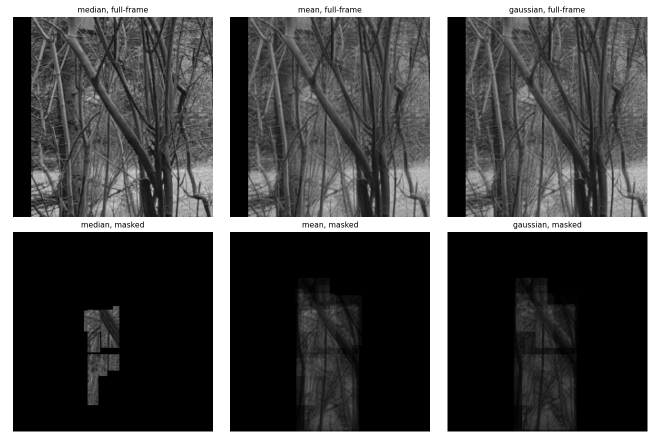
#> input picture tracking/integrated_image_comparison.png, 1320 x 880 px (shown at 1/2 size)
$ python -i preprocess.py   (imports and definitions only)
#> lines starting #> are read from the running program, lines starting #| are printed output that depends on the picture; after the words box and inside, x2 and y2 are one past the last pixel; in counts of white or black regions, pixels touching at a corner belong together
#> further down, picture is the input picture: shape (880, 1320, 3); min 0, max 255, mean 78.9
import numpy as np
import cv2


def foreground_mask(frames: np.ndarray, bg_frames: int = None, var_threshold: float = 16.0,
                    warmup_frames: np.ndarray = None, adaptive_learning_rate: bool = False) -> np.ndarray:
    """MOG2 background subtraction over a [T, H, W] uint8 grayscale stack.
    Returns a [T, H, W] uint8 binary mask (0/255).

    warmup_frames: optional [Tw, H, W] stack of person-absent frames from the same
    (static-camera) sequence, run through the subtractor first and discarded, so it can
    learn e.g. wind-blown foliage as a legitimate multi-modal background state before ever
    seeing the actual window. Without this, every window starts from zero history, so
    anything with visual variability - vegetation motion included - looks exactly as "new"
    to the model as a real person does. cv2's MOG2 save()/read() roundtrip does not
    actually restore usable state (verified empirically - a reloaded model misbehaves like
    a brand-new one), so warm-up must be re-run per window rather than cached/cloned.
    bg_frames defaults to len(warmup_frames) when given (unless explicitly overridden), so
    the adaptation rate (learning_rate ~= 1/history) matches how much warm-up was fed in.

    adaptive_learning_rate: when True, use an explicit per-frame learning rate of
    1/min(frames_seen_so_far, bg_frames) instead of leaving it at MOG2's default (a fixed
    ~1/bg_frames from frame 0). Needed for track_sequence.track_windows_in_sequence, which
    processes a whole sequence with one fixed bg_frames covering both early windows (few
    real frames elapsed) and late ones (many elapsed) - a fixed history tuned for "fully
    warmed" leaves early windows under-adapted (verified empirically: bg_frames=100 with
    only ~38 real frames elapsed left a window barely learned at all, far worse than when
    history was set to match the actual elapsed count). This schedule starts fast (learn
    strongly from what little data exists) and settles to the configured rate once enough
    real frames have accumulated. Off by default - track_window's existing, already-
    validated single-window behavior is unaffected.
    """
#> called with bg_frames = 30, var_threshold = 16, adaptive_learning_rate = False
    if bg_frames is None:
        bg_frames = len(warmup_frames) if warmup_frames is not None else 5
    subtractor = cv2.createBackgroundSubtractorMOG2(history=bg_frames, varThreshold=var_threshold,
                                                     detectShadows=False)
    frames_seen = 0
    if warmup_frames is not None:
        for wf in warmup_frames:
            lr = 1.0 / min(frames_seen + 1, bg_frames) if adaptive_learning_rate else -1
            subtractor.apply(wf, learningRate=lr)
            frames_seen += 1
    masks = np.zeros_like(frames, dtype=np.uint8)
    for t in range(frames.shape[0]):
        lr = 1.0 / min(frames_seen + 1, bg_frames) if adaptive_learning_rate else -1
        masks[t] = subtractor.apply(frames[t], learningRate=lr)
        frames_seen += 1
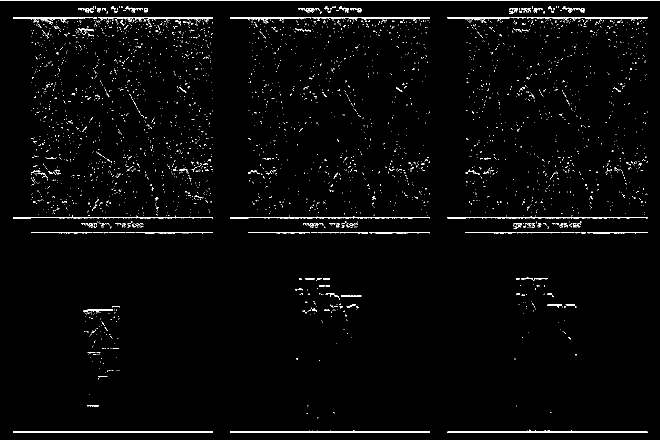
#> masks: shape (880, 1320, 3) (shown at 1/2 size); 2.3% white in thin lines or dots
#> after the loop, frames_seen = 880
    return masks


def refine_mask(masks: np.ndarray, close_kernel_size: int = 6, open_kernel_size: int = 4) -> np.ndarray:
    """Morphological close then open, per frame, on a [T, H, W] binary mask stack."""
#> called with close_kernel_size = 3, open_kernel_size = 2
    close_k = np.ones((close_kernel_size, close_kernel_size), np.uint8)
#> close_k = [[1, 1, 1], [1, 1, 1], [1, 1, 1]]
    open_k = np.ones((open_kernel_size, open_kernel_size), np.uint8)
    refined = np.zeros_like(masks, dtype=np.uint8)
    for t in range(masks.shape[0]):
        m = (masks[t] > 0).astype(np.uint8) * 255
        m = cv2.morphologyEx(m, cv2.MORPH_CLOSE, close_k)
        m = cv2.morphologyEx(m, cv2.MORPH_OPEN, open_k)
        refined[t] = m
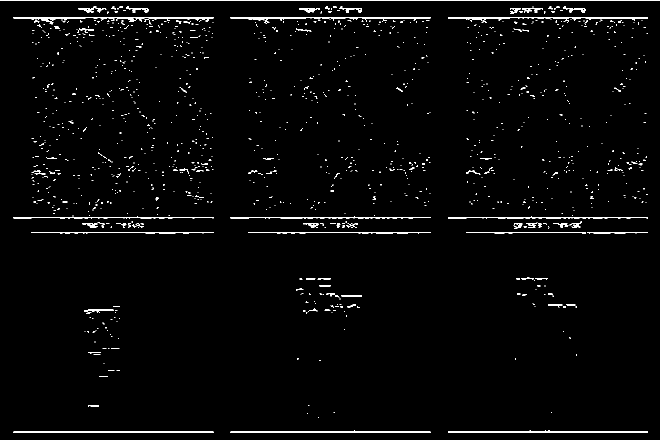
#> refined: shape (880, 1320, 3) (shown at 1/2 size); 2.1% white in thin lines or dots
    return refined


def filter_by_shape(masks: np.ndarray, min_area: float = 50, min_solidity: float = 0.1) -> np.ndarray:
    """Keep only contours passing area/solidity thresholds, per frame, on a [T, H, W] mask stack."""
#> called with min_area = 10, min_solidity = 0.1
    clean = np.zeros_like(masks, dtype=np.uint8)
#> clean: shape (880, 1320, 3); every value is 0
    for t in range(masks.shape[0]):
        frame = (masks[t] > 0).astype(np.uint8)
        contours, _ = cv2.findContours(frame, cv2.RETR_EXTERNAL, cv2.CHAIN_APPROX_SIMPLE)
        out = np.zeros_like(frame)
        for cnt in contours:
            area = cv2.contourArea(cnt)
            if area < min_area:
                continue
            hull_area = cv2.contourArea(cv2.convexHull(cnt))
            solidity = area / hull_area if hull_area > 0 else 0.0
            if solidity >= min_solidity:
                cv2.drawContours(out, [cnt], -1, 1, -1)
        clean[t] = out * 255
#> this loop made 880 passes
#> contours on passes 1, 14, 15: [[[0, 0], [0, 1319], [2, 1319], [2, 0]]], 11 contours, all with area under 20, 11 contours, all with area under 20
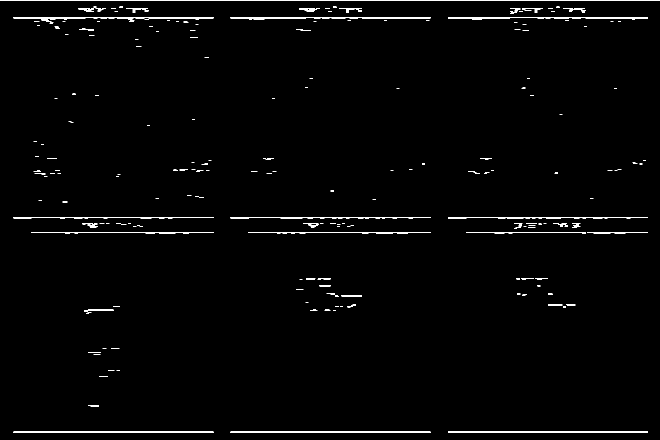
#> clean: shape (880, 1320, 3) (shown at 1/2 size); 1.6% white; 229 white regions (157 under 20 px), largest, box (x1, y1, x2, y2) and area: (0, 0, 1320, 1) 1320, (27, 34, 427, 43) 1259, (461, 34, 861, 40) 1200
    return clean


def estimate_person_height(frames: np.ndarray, bg_frames: int = 30, var_threshold: float = 16.0,
                           iters: int = 4) -> float:
    """Estimate the typical person height, in pixels, from the footage itself - no ground
    truth, no per-dataset constant. Returns one number per sequence.

    This is what makes the rest of the tracker's parameters scale-free: every pixel
    constant downstream (association gate, merge radius, expected blob height, minimum
    area, morphology kernels, Kalman covariances) can be expressed as a multiple of this,
    instead of being measured once on one dataset at one resolution and then silently
    wrong anywhere people appear at a different size. See
    docs/blob_tracker/deepsort_blob_scoring_compatibility.md, "Step 1b".

    Why it is not just "the tallest foreground blob": under fragmented occlusion a person
    is broken into pieces, so raw connected-component heights badly underestimate - and,
    worse, they underestimate by a factor that itself depends on scale (measured on
    multi-scale KTH: p95 of raw component heights grew only ~1.35x when real person height
    grew 2x, because a fixed-pixel front-end splits a large person into relatively smaller
    pieces than a small one). Any parameterization built on such an estimate is not
    actually scale-invariant, however carefully its coefficients are fitted.

    So: bridge the fragments back together before measuring. Dilate by a radius taken from
    the current height estimate, measure again, iterate to a fixed point. The only pixel
    quantity inside the loop is that radius, and it is itself derived from the estimate, so
    the procedure carries no absolute scale of its own. Measured on KTH resized to
    0.5x/1x/2x it returns 60/122/253px against true heights of 64/128/256 - equivariant,
    and within ~5% of the truth from occluded footage alone.

    Uses a deliberately small fixed min_area and small morphology kernels: those would
    otherwise be scale-specific tuning inside the very function whose job is to discover
    the scale.
    """
    masks = filter_by_shape(refine_mask(foreground_mask(frames, bg_frames=bg_frames,
                                                        var_threshold=var_threshold),
                                        close_kernel_size=3, open_kernel_size=2),
                            min_area=10, min_solidity=0.1)
    binaries = [(masks[t] > 0).astype(np.uint8) for t in range(masks.shape[0])]
#> binaries = 880 items

    height, radius = 1.0, 1
    for _ in range(iters):
        heights = []
        for m in binaries:
            if radius > 1:
                m = cv2.dilate(m, np.ones((radius, radius), np.uint8))
            n, _, stats, _ = cv2.connectedComponentsWithStats(m, connectivity=8)
            heights.extend(max(stats[i, cv2.CC_STAT_HEIGHT] - (radius - 1), 1) for i in range(1, n)
                           if stats[i, cv2.CC_STAT_AREA] >= 10)
        if not heights:
            return 1.0
        height = float(np.percentile(heights, 95))
        radius = max(1, int(round(0.25 * height)))  # bridge gaps up to a quarter of a body
#> after the loop, m = 1320 rows, first 8: [0, 0, 0], [0, 0, 0], [0, 0, 0], [0, 0, 0], [0, 0, 0], [0, 0, 0], [0, 0, 0], [0, 0, 0]
    return height

>>> import cv2
>>> picture = cv2.imread('../integrated_image_comparison.png')
>>> result = estimate_person_height(picture)
#> result = 355

$ run again, on tracking/merge_visualization.png
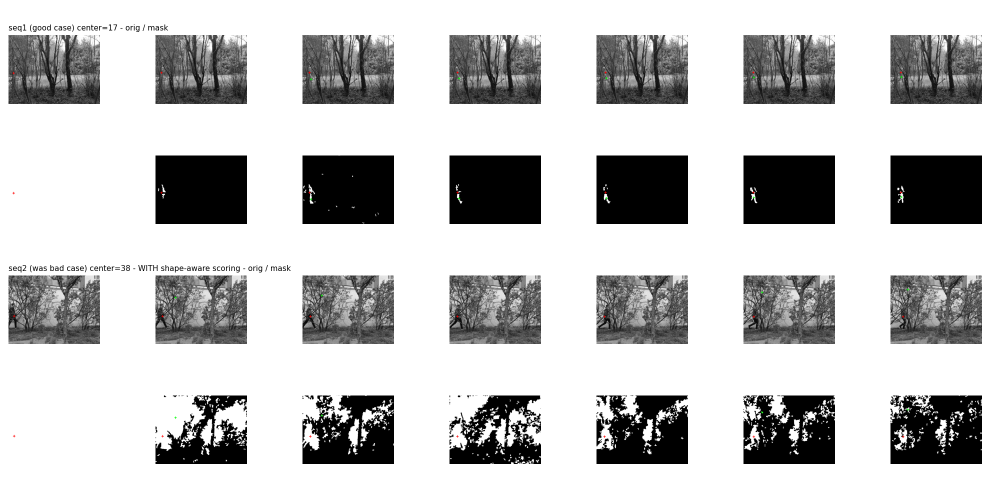
#> input picture tracking/merge_visualization.png, 1980 x 990 px (shown at 1/2 size)
#> picture is the input picture: shape (990, 1980, 3); mean B, G, R 193.9, 194, 194
#> after the loop in foreground_mask, `for t in range(frames.shape[0]):`: frames_seen = 990
#> close_k = [[1, 1, 1], [1, 1, 1], [1, 1, 1]]
#> after the loop in refine_mask, `for t in range(masks.shape[0]):`:
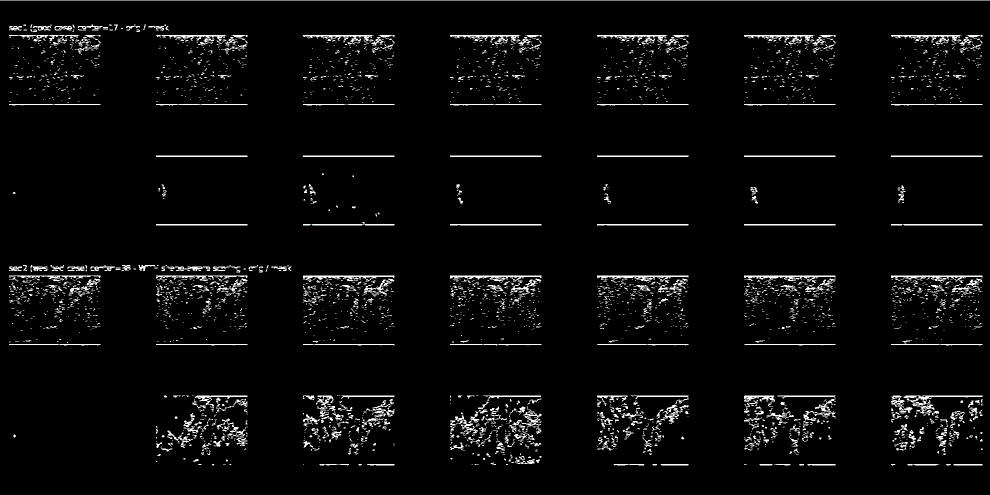
#> refined: shape (990, 1980, 3) (shown at 1/2 size); mean B, G, R 10, 10, 10
#> the loop in filter_by_shape, `for t in range(masks.shape[0]):` made 990 passes
#> contours on passes 1, 50, 51: [[[0, 0], [0, 1979], [2, 1979], [2, 0]]], 10 contours, all with area under 20, 10 contours, all with area under 20
#> after the loop in filter_by_shape, `for t in range(masks.shape[0]):`:
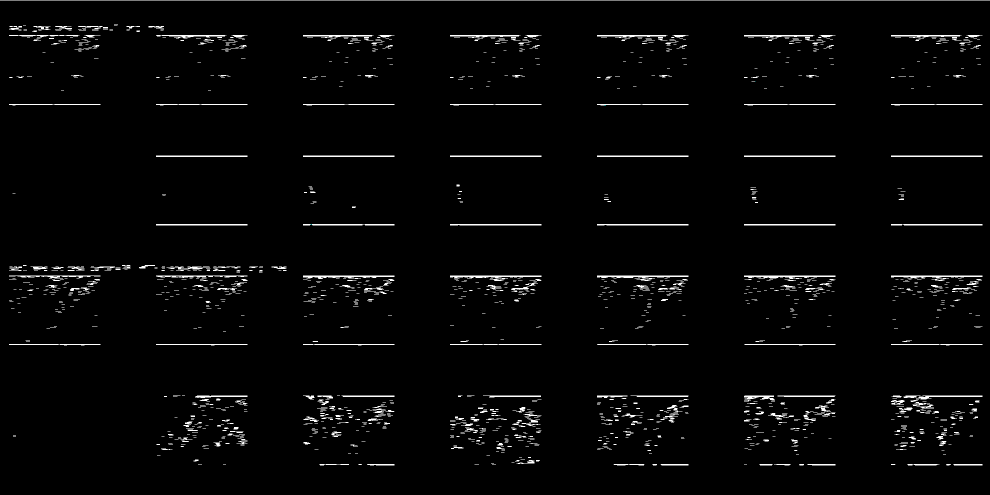
#> clean: shape (990, 1980, 3) (shown at 1/2 size); mean B, G, R 6.5, 6.5, 6.5
#> binaries = 990 items
#> after the loop in estimate_person_height, `for _ in range(iters):`: m = 1980 rows, first 8: [0, 0, 0], [0, 0, 0], [0, 0, 0], [0, 0, 0], [0, 0, 0], [0, 0, 0], [0, 0, 0], [0, 0, 0]
#> result = 180
